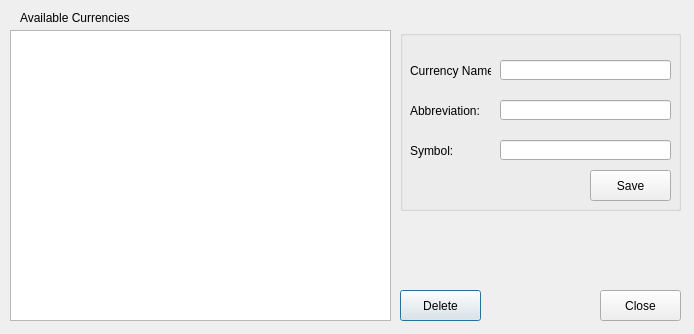
<?xml version="1.0" encoding="UTF-8"?>
<ui version="4.0">
 <class>CurrencyManager</class>
 <widget class="QDialog" name="CurrencyManager">
  <property name="geometry">
   <rect>
    <x>0</x>
    <y>0</y>
    <width>694</width>
    <height>334</height>
   </rect>
  </property>
  <property name="minimumSize">
   <size>
    <width>694</width>
    <height>334</height>
   </size>
  </property>
  <property name="windowTitle">
   <string>Manage Currencies</string>
  </property>
  <widget class="QTableView" name="tblCurrencies">
   <property name="geometry">
    <rect>
     <x>10</x>
     <y>30</y>
     <width>381</width>
     <height>291</height>
    </rect>
   </property>
  </widget>
  <widget class="QPushButton" name="cmdDelete">
   <property name="geometry">
    <rect>
     <x>400</x>
     <y>290</y>
     <width>81</width>
     <height>31</height>
    </rect>
   </property>
   <property name="text">
    <string>Delete</string>
   </property>
  </widget>
  <widget class="QPushButton" name="cmdClose">
   <property name="geometry">
    <rect>
     <x>600</x>
     <y>290</y>
     <width>81</width>
     <height>31</height>
    </rect>
   </property>
   <property name="text">
    <string>Close</string>
   </property>
  </widget>
  <widget class="QGroupBox" name="groupBox">
   <property name="geometry">
    <rect>
     <x>400</x>
     <y>30</y>
     <width>281</width>
     <height>181</height>
    </rect>
   </property>
   <property name="title">
    <string/>
   </property>
   <widget class="QLabel" name="label_2">
    <property name="geometry">
     <rect>
      <x>10</x>
      <y>70</y>
      <width>81</width>
      <height>21</height>
     </rect>
    </property>
    <property name="text">
     <string>Abbreviation:</string>
    </property>
   </widget>
   <widget class="QLineEdit" name="txtCurrencyName">
    <property name="geometry">
     <rect>
      <x>100</x>
      <y>30</y>
      <width>171</width>
      <height>20</height>
     </rect>
    </property>
   </widget>
   <widget class="QLabel" name="label_3">
    <property name="geometry">
     <rect>
      <x>10</x>
      <y>110</y>
      <width>46</width>
      <height>21</height>
     </rect>
    </property>
    <property name="text">
     <string>Symbol:</string>
    </property>
   </widget>
   <widget class="QLineEdit" name="txtSymbol">
    <property name="geometry">
     <rect>
      <x>100</x>
      <y>110</y>
      <width>171</width>
      <height>20</height>
     </rect>
    </property>
   </widget>
   <widget class="QLineEdit" name="txtAbbreviation">
    <property name="geometry">
     <rect>
      <x>100</x>
      <y>70</y>
      <width>171</width>
      <height>20</height>
     </rect>
    </property>
   </widget>
   <widget class="QLabel" name="label">
    <property name="geometry">
     <rect>
      <x>10</x>
      <y>30</y>
      <width>81</width>
      <height>21</height>
     </rect>
    </property>
    <property name="text">
     <string>Currency Name:</string>
    </property>
   </widget>
   <widget class="QPushButton" name="cmdSave">
    <property name="geometry">
     <rect>
      <x>190</x>
      <y>140</y>
      <width>81</width>
      <height>31</height>
     </rect>
    </property>
    <property name="text">
     <string>Save</string>
    </property>
   </widget>
  </widget>
  <widget class="QLabel" name="label_4">
   <property name="geometry">
    <rect>
     <x>20</x>
     <y>10</y>
     <width>111</width>
     <height>16</height>
    </rect>
   </property>
   <property name="text">
    <string>Available Currencies</string>
   </property>
  </widget>
 </widget>
 <resources/>
 <connections/>
</ui>
